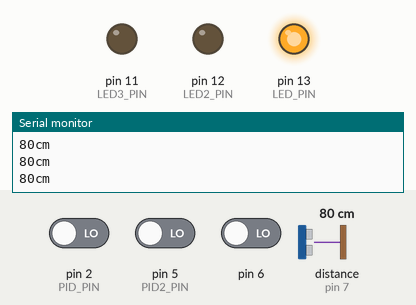
Recording of a sketch running on a simulated Arduino Uno, built with avr-gcc and run on an emulated ATmega328P. On the bench: output pins drawn as LEDs (lit = HIGH), the last lines printed to the serial monitor. Wiring (inferred from the names in the program): ultrasonic range finder: trigger pin 7; echo pin 7. The inputs (shaded band) are chosen by the test bench; at power-on: pin 2 (PID_PIN) LOW, pin 5 (PID2_PIN) LOW, distance to the obstacle (sensor on pin 7) 80 cm, pin 6 LOW. The echo pulse lasts 58.3 µs per cm.

Above: at 1.2 s.
1.3 s: pin 2 (PID_PIN) driven HIGH
At 1.7 s:
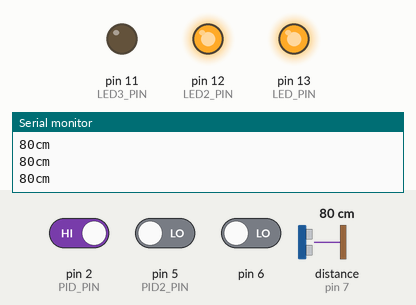
2.8 s: pin 5 (PID2_PIN) driven HIGH
At 4.0 s:
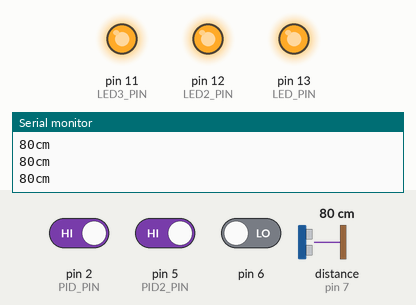
4.3 s: distance to the obstacle (sensor on pin 7) set to 94 cm
5.8 s: distance to the obstacle (sensor on pin 7) set to 105 cm
At 6.5 s:
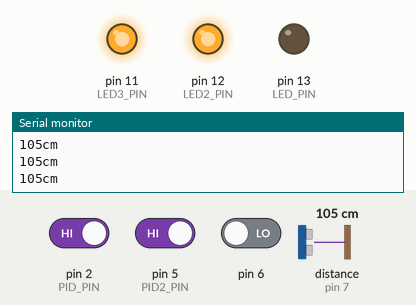
7.3 s: pin 2 (PID_PIN) driven LOW
At 8.5 s:
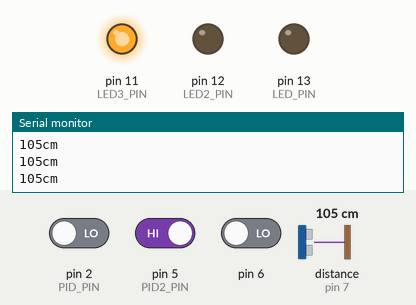
8.8 s: pin 5 (PID2_PIN) driven LOW
At 9.8 s:
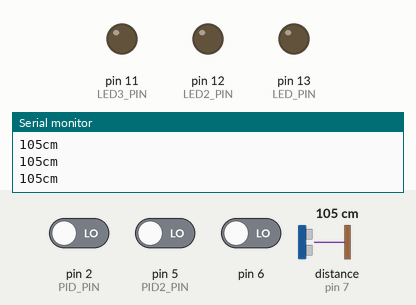
Timing chart, 0 to 11.3 s (numbered marks = the images above; inputs shaded):
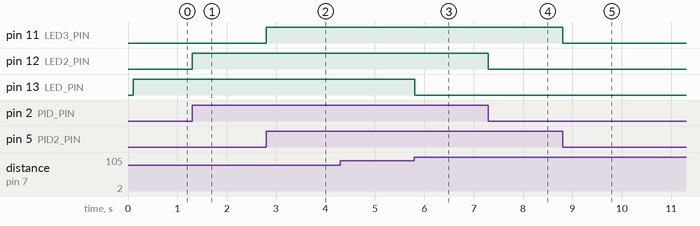

Measured:
- the behaviour switches between 99 and 100 cm on distance to the obstacle (sensor on pin 7) (found by bisection; images 2 and 3)
- after the input at 1.3 s, pin 12 (LED2_PIN): LOW → HIGH at once
- after the input at 2.8 s, pin 11 (LED3_PIN): LOW → HIGH at once
- after the input at 5.8 s, pin 13 (LED_PIN): HIGH → LOW at once
- after the input at 7.3 s, pin 12 (LED2_PIN): HIGH → LOW at once
- after the input at 8.8 s, pin 11 (LED3_PIN): HIGH → LOW at once

The sketch:

Task1.4D.ino
```cpp
// Set the PINS for the button and LEDs
const uint8_t SENSOR_PIN = 7;
const uint8_t LED_PIN = 13;
const uint8_t LED2_PIN = 12;
const uint8_t LED3_PIN = 11;

// Set PIN for PID sensors
const uint8_t PID_PIN = 2;
const uint8_t PID2_PIN = 5;

// Variables for reading the PID state
volatile int PIDState = 0;
volatile int PID2State = 0;

// Interrupt logic
ISR(TIMER1_OVF_vect)
{
  // Reset timer value so interrupt triggers every 100ms
  TCNT1 = 40535;

  long duration, cm;

  // The PING))) is triggered by a HIGH pulse of 2 or more microseconds.
  // Give a short LOW pulse beforehand to ensure a clean HIGH pulse:
  pinMode(SENSOR_PIN, OUTPUT);
  digitalWrite(SENSOR_PIN, LOW);
  delayMicroseconds(2);
  digitalWrite(SENSOR_PIN, HIGH);
  delayMicroseconds(5);
  digitalWrite(SENSOR_PIN, LOW);

  // The same pin is used to read the signal from the PING))): a HIGH pulse
  // whose duration is the time (in microseconds) from the sending of the ping
  // to the reception of its echo off of an object.
  pinMode(SENSOR_PIN, INPUT);
  duration = pulseIn(SENSOR_PIN, HIGH);

  cm = microsecondsToCentimeters(duration);

  Serial.print(cm);
  Serial.print("cm");
  Serial.println();

  if(cm < 100)
  {
    digitalWrite(LED_PIN, HIGH);
  }
  else
  {
    digitalWrite(LED_PIN, LOW);
  }
}

long microsecondsToCentimeters(long microseconds) {
  	// The speed of sound is 340 m/s or 29 microseconds per centimeter.
    // The ping travels out and back, so to find the distance of the object we
    // take half of the distance travelled.
 	return microseconds / 29 / 2;
}

void setup()
{
  // Start Serial monitor
  Serial.begin(9600);

  // Initialise Timer1A
  TCCR1A = 0;
  // Initialise Timer1B
  TCCR1B = 0;
  // Set Timer Prescaler to 64
  TCCR1B |= B00000011;
  // Timer Preloading so that first interrupt is at 100ms
  TCNT1 = 40535;
  // Enable Timer Overflow Interrupt
  TIMSK1 |= B00000001;
  // Set LED Pins to output
  pinMode(LED_PIN, OUTPUT);
  pinMode(LED2_PIN, OUTPUT);
  pinMode(LED3_PIN, OUTPUT);

  // Set PID 1 pin to input & attach interrupt
  pinMode(PID_PIN, INPUT);
  attachInterrupt(digitalPinToInterrupt(PID_PIN), handlePID, CHANGE);

  PCICR = 0b00000100;
  PCMSK2 = 0b01100000;
  sei();
}

void handlePID()
{
  Serial.println("PID On / Off");

  // Read the state of the PID sensor
  PIDState = digitalRead(PID_PIN);
  // Change the state of the LED
  digitalWrite(LED2_PIN, PIDState);
}

ISR(PCINT2_vect)
{
  Serial.println("PID 2 On / Off");

  // Read the state of the PID sensor
  PID2State = digitalRead(PID2_PIN);
  // Change the state of the LED
  digitalWrite(LED3_PIN, PID2State);
}

void loop()
{
  /*
  Serial.println(PIDState);
  delay(1000);
  */
}
```
